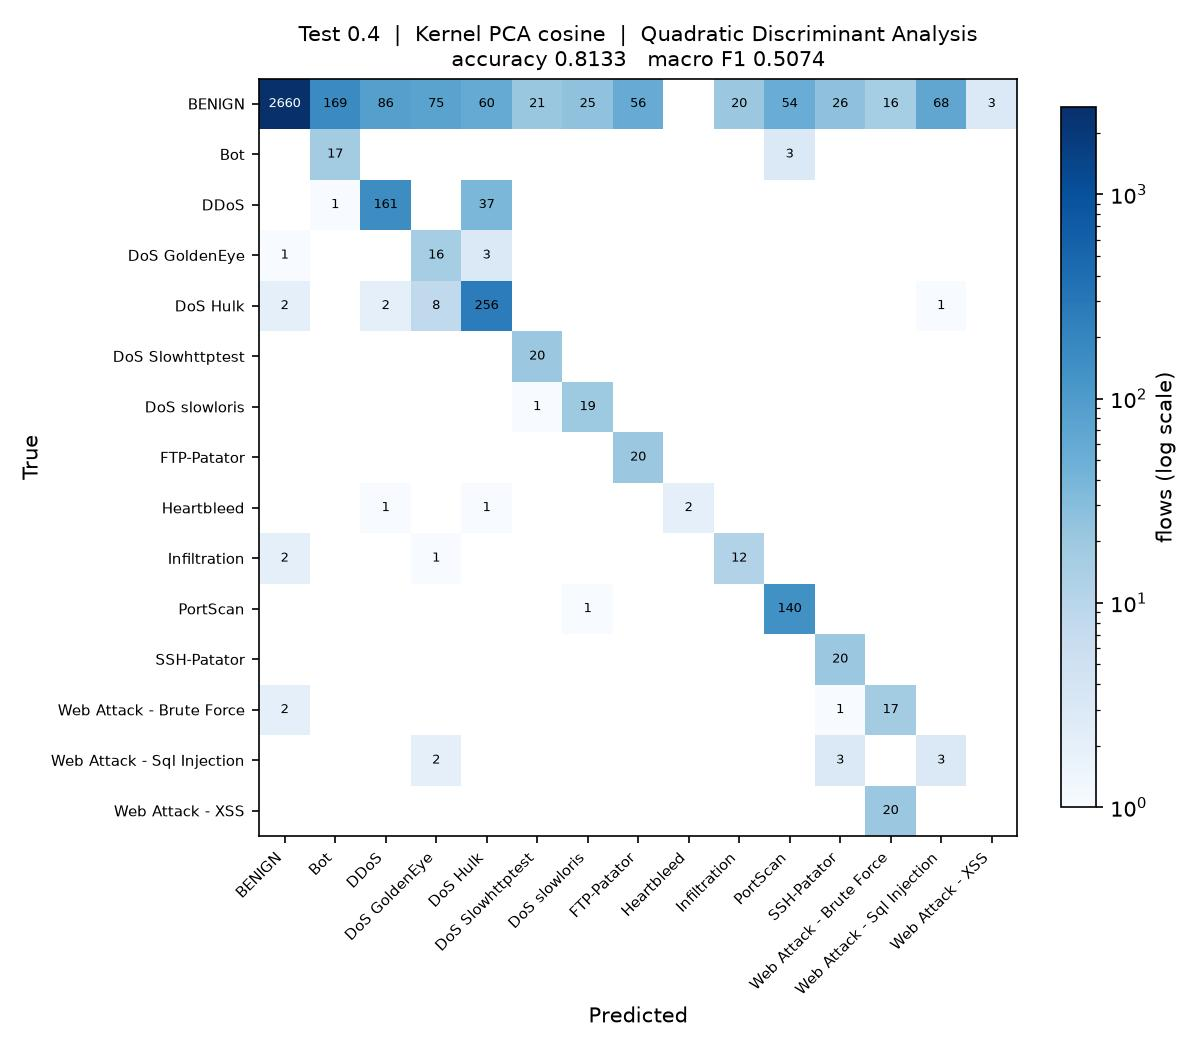

This figure's Python source:
"""
Test_0.4_DR_COS_QDA

Test size 0.4  |  Kernel PCA (cosine)  |  Quadratic Discriminant Analysis  (reference sheet #17)

Note: the rarest class has fewer training rows than there are components, so the class covariance needs shrinkage before QDA can be fitted.

Run on its own:

    python Test_0.4_DR_COS_QDA.py

Writes Test_0.4_DR_COS_QDA.jpg (confusion matrix) and appends one row to
results/75_runs.csv.
"""

import os
import sys
import time
import warnings
from pathlib import Path

import matplotlib
matplotlib.use("Agg")
import matplotlib.pyplot as plt
import numpy as np
import pandas as pd
from sklearn.decomposition import KernelPCA
from sklearn.impute import SimpleImputer
from sklearn.metrics import (accuracy_score, confusion_matrix, f1_score,
                             precision_score, recall_score)
from sklearn.model_selection import train_test_split
from sklearn.preprocessing import LabelEncoder, StandardScaler
from sklearn.discriminant_analysis import QuadraticDiscriminantAnalysis

sys.path.insert(0, str(Path(__file__).resolve().parent.parent))
from common import load_sample                      # noqa: E402

warnings.filterwarnings("ignore")

# ----- this run -------------------------------------------------------------
TEST_SIZE = 0.4
KERNEL = "cosine"
CLASSIFIER = "QDA"
N_COMPONENTS = 15
# ----------------------------------------------------------------------------

SEED = 0
N_JOBS = max(1, (os.cpu_count() or 2) // 2)
STEM = "Test_0.4_DR_COS_QDA"
HERE = Path(__file__).resolve().parent
RESULTS = HERE.parent / "results"


# QDA estimates a separate covariance matrix per class, so the rarest class
# has to supply more rows than there are components. Heartbleed supplies about
# five against 15 components, so its covariance is rank deficient. Shrinkage
# pulls each class covariance towards a shared spherical one, which makes it
# estimable; RANK_TOL is the threshold sklearn uses to decide whether that
# worked, and its default of 1e-4 is far above the 1e-7 scale of these
# components, so it would reject a covariance that is in fact positive definite.
RANK_TOL = 1e-12


def qda_shrinkage(X, y):
    """Smallest shrinkage that lets every class covariance be estimated.

    Less shrinkage keeps the model closer to true QDA, so the values are
    tried in order and the first that fits is used.
    """
    last = None
    for s in (0.1, 0.25, 0.5, 0.8, 0.95):
        try:
            QuadraticDiscriminantAnalysis(solver="eigen", shrinkage=s,
                                          tol=RANK_TOL).fit(X, y)
        except Exception as exc:
            last = exc
            continue
        print("QDA shrinkage " + str(s))
        return s
    raise SystemExit("QDA cannot be estimated at any shrinkage: " + str(last))


def main():
    t0 = time.time()
    df = load_sample(10000, 50, SEED)
    y = LabelEncoder().fit_transform(df["Label"])
    X = df.drop(columns=["Label", "Day"])
    classes = sorted(df["Label"].unique())
    print(f"{len(df):,} flows, {X.shape[1]} features, {len(classes)} classes")

    X_train, X_test, y_train, y_test = train_test_split(
        X, y, test_size=TEST_SIZE, random_state=SEED, stratify=y)

    # mean imputation and scaling, fitted on the training split only
    imputer = SimpleImputer(strategy="mean").fit(X_train)
    scaler = StandardScaler().fit(imputer.transform(X_train))
    X_train = scaler.transform(imputer.transform(X_train))
    X_test = scaler.transform(imputer.transform(X_test))

    # dimensionality reduction: Kernel PCA, fitted on the training split only.
    # arpack keeps the largest positive eigenvalues; the randomized solver ranks
    # them by magnitude and fails on the sigmoid kernel, which is not PSD.
    kpca = KernelPCA(n_components=N_COMPONENTS, kernel=KERNEL,
                     eigen_solver="arpack", random_state=SEED, n_jobs=N_JOBS)
    X_train = kpca.fit_transform(X_train)
    X_test = kpca.transform(X_test)
    print(f"Kernel PCA ({KERNEL}): {X_train.shape[1]} components")

    classifier = QuadraticDiscriminantAnalysis(
        solver="eigen", tol=RANK_TOL,
        shrinkage=qda_shrinkage(X_train, y_train))
    classifier.fit(X_train, y_train)
    y_pred = classifier.predict(X_test)

    acc = accuracy_score(y_test, y_pred)
    pre = precision_score(y_test, y_pred, average="macro", zero_division=0)
    rec = recall_score(y_test, y_pred, average="macro", zero_division=0)
    f1 = f1_score(y_test, y_pred, average="macro", zero_division=0)
    pre_w = precision_score(y_test, y_pred, average="weighted", zero_division=0)
    rec_w = recall_score(y_test, y_pred, average="weighted", zero_division=0)
    f1_w = f1_score(y_test, y_pred, average="weighted", zero_division=0)

    print(f"Accuracy  : {acc:.4f}")
    print(f"Precision : {pre:.4f}")
    print(f"Recall    : {rec:.4f}")
    print(f"F1 Score  : {f1:.4f}")

    # confusion matrix image, named to match this script
    cm = confusion_matrix(y_test, y_pred, labels=range(len(classes)))
    fig, ax = plt.subplots(figsize=(8, 7))
    im = ax.imshow(cm, cmap="Blues", norm=matplotlib.colors.LogNorm(vmin=1))
    ax.set_xticks(range(len(classes)), classes, rotation=45, ha="right", fontsize=7)
    ax.set_yticks(range(len(classes)), classes, fontsize=7)
    ax.set_xlabel("Predicted")
    ax.set_ylabel("True")
    ax.set_title(f"Test {TEST_SIZE}  |  Kernel PCA {KERNEL}  |  Quadratic Discriminant Analysis\n"
                 f"accuracy {acc:.4f}   macro F1 {f1:.4f}", fontsize=10)
    for i in range(len(classes)):
        for j in range(len(classes)):
            if cm[i, j]:
                ax.text(j, i, cm[i, j], ha="center", va="center", fontsize=6,
                        color="white" if cm[i, j] > cm.max() / 3 else "black")
    fig.colorbar(im, ax=ax, fraction=0.04, label="flows (log scale)")
    fig.tight_layout()
    fig.savefig(HERE / f"{STEM}.jpg", dpi=150)
    plt.close(fig)

    # one row appended to the shared results table
    RESULTS.mkdir(exist_ok=True)
    row = {"Test": TEST_SIZE, "DR": "COS", "Clas": CLASSIFIER,
           "Acc": round(acc, 4), "Pre": round(pre, 4), "Rec": round(rec, 4),
           "F1": round(f1, 4),
           "Pre_weighted": round(pre_w, 4), "Rec_weighted": round(rec_w, 4),
           "F1_weighted": round(f1_w, 4),
           "n_components": N_COMPONENTS, "seconds": round(time.time() - t0, 1),
           "script": STEM}
    out = RESULTS / "75_runs.csv"
    old = pd.read_csv(out).to_dict("records") if out.exists() else []
    old = [r for r in old if r.get("script") != STEM]
    pd.DataFrame(old + [row]).to_csv(out, index=False)
    print(f"saved {STEM}.jpg and appended to results/75_runs.csv "
          f"({time.time() - t0:.0f}s)")


if __name__ == "__main__":
    main()
